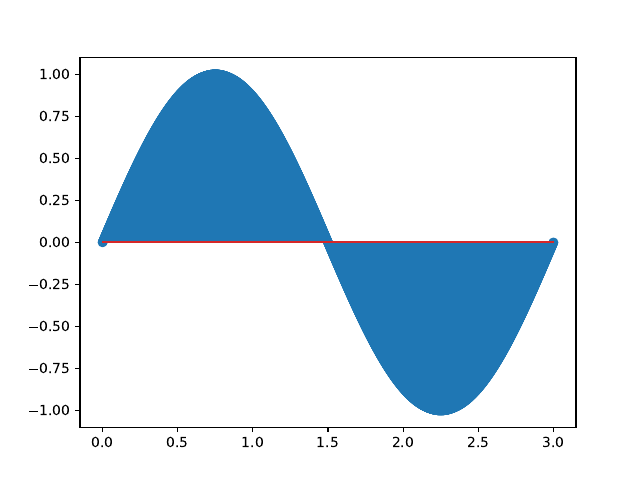

Write the Python code that produced this figure.
import matplotlib.pyplot as plt
import numpy as np

t = np.linspace(0,3,2400)
plt.stem(t, np.sin(2 * np.pi * 800 * t))
plt.savefig("ex2_b.pdf")
plt.show()